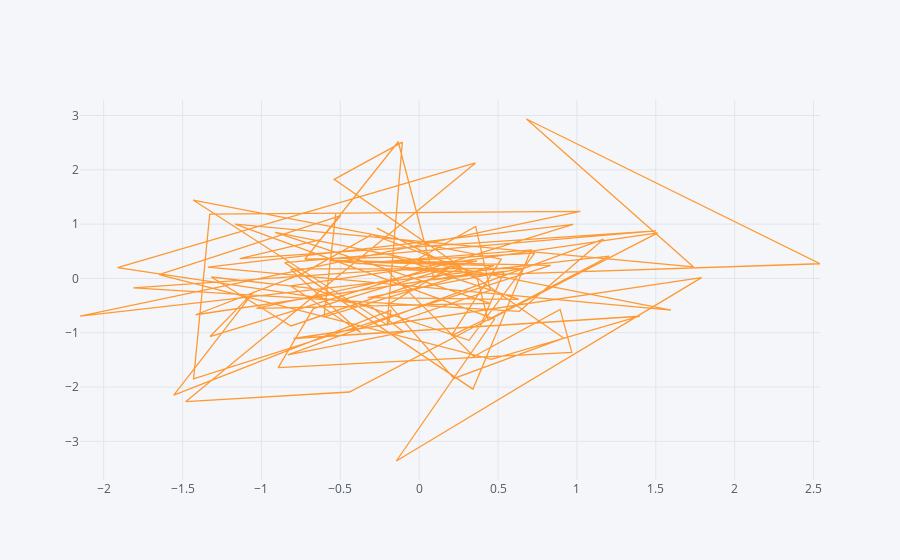

Source (notebook cell):
### Code cell
df.iplot(kind='scatter',x='A',y='B')
